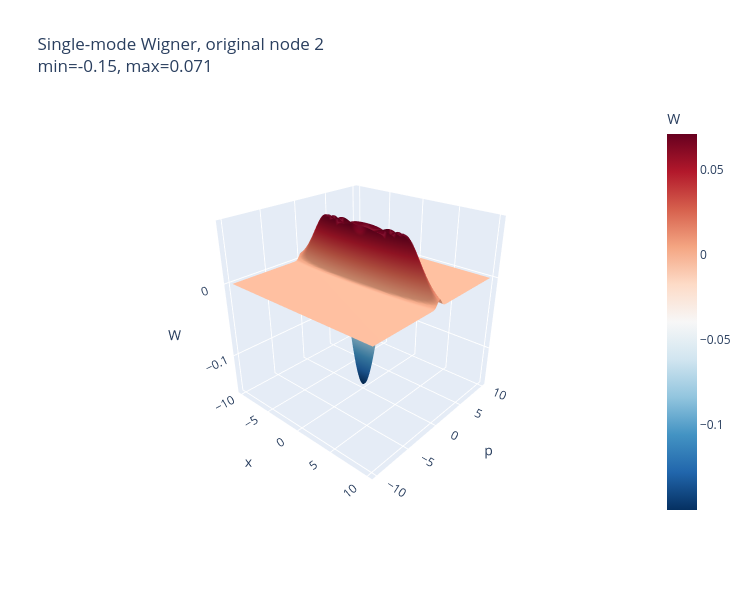
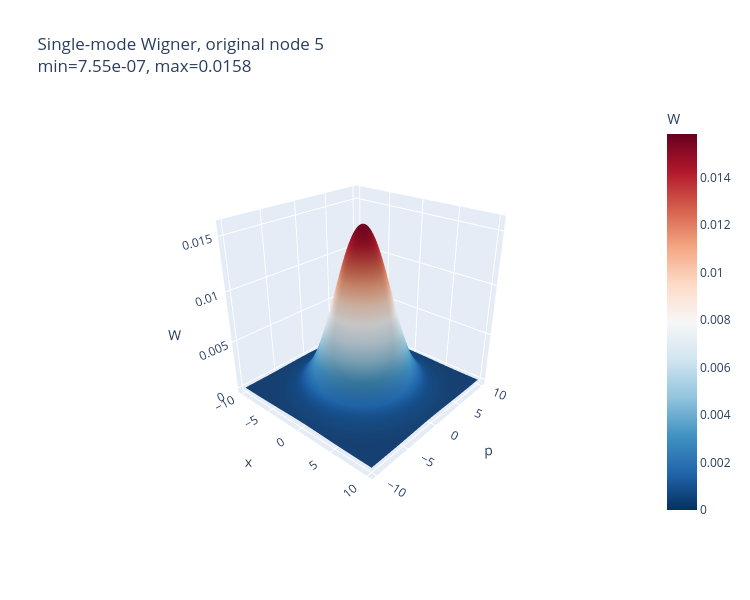
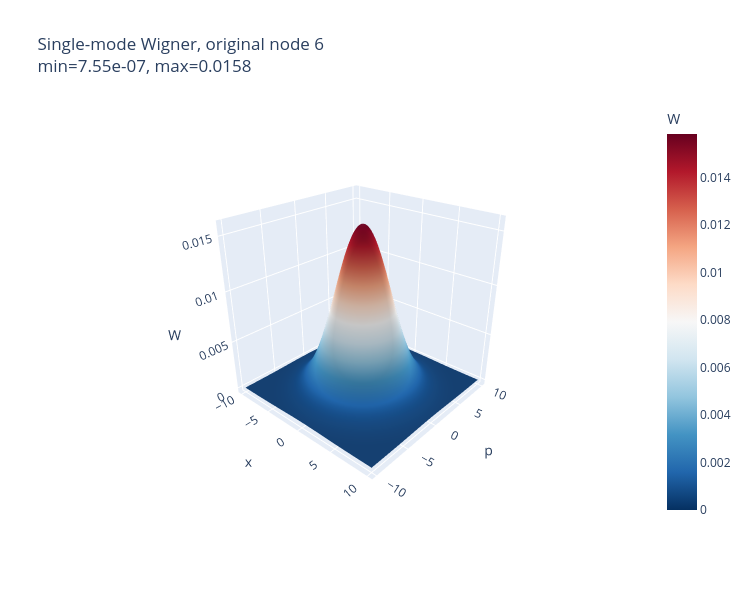

The notebook cell these images were saved under, in order:
### Code cell
# ============================================================
# Interactive single-mode Wigner plot
# Case b: deletion 먼저, photon subtraction 나중
#
# Inputs:
#   V_R_post, A_R_post, R0
#
# ordering:
#   q_R = (x_R, p_R)
# ============================================================

R_labels = list(R0 + 1)
r = len(R_labels)

for local_node in range(1, r + 1):
    original_node = R_labels[local_node - 1]

    X, P, W, V1, A1 = plot_single_mode_wigner_interactive(
        V_R_post,
        A_R_post,
        node=local_node,
        m_eff=r,
        original_label=original_node,
        xlim=10,
        n=160
    )

### Figure 1 — Plotly figure (JSON) as saved in the notebook; plotly's stock layout.template omitted (floating-point values rounded to 4 significant figures; data arrays with more than 128 entries replaced by an {"elided": "..."} marker saying what was removed)
{"data": [{"colorbar": {"title": {"text": "W"}}, "colorscale": [[0, "rgb(103,0,31)"], [0.1, "rgb(178,24,43)"], [0.2, "rgb(214,96,77)"], [0.3, "rgb(244,165,130)"], [0.4, "rgb(253,219,199)"], [0.5, "rgb(247,247,247)"], [0.6, "rgb(209,229,240)"], [0.7, "rgb(146,197,222)"], [0.8, "rgb(67,147,195)"], [0.9, "rgb(33,102,172)"], [1, "rgb(5,48,97)"]], "reversescale": true, "type": "surface", "x": {"elided": "160x160 float values"}, "y": {"elided": "160x160 float values"}, "z": {"elided": "160x160 float values"}}], "layout": {"height": 600, "scene": {"camera": {"eye": {"x": 1.6, "y": -1.8, "z": 1.2}}, "xaxis": {"title": {"text": "x"}}, "yaxis": {"title": {"text": "p"}}, "zaxis": {"title": {"text": "W"}}}, "title": {"text": "Single-mode Wigner, original node 2<br>min=-0.15, max=0.071"}, "width": 750}}

### Figure 2 — Plotly figure (JSON) as saved in the notebook; plotly's stock layout.template omitted (floating-point values rounded to 4 significant figures; data arrays with more than 128 entries replaced by an {"elided": "..."} marker saying what was removed)
{"data": [{"colorbar": {"title": {"text": "W"}}, "colorscale": [[0, "rgb(103,0,31)"], [0.1, "rgb(178,24,43)"], [0.2, "rgb(214,96,77)"], [0.3, "rgb(244,165,130)"], [0.4, "rgb(253,219,199)"], [0.5, "rgb(247,247,247)"], [0.6, "rgb(209,229,240)"], [0.7, "rgb(146,197,222)"], [0.8, "rgb(67,147,195)"], [0.9, "rgb(33,102,172)"], [1, "rgb(5,48,97)"]], "reversescale": true, "type": "surface", "x": {"elided": "160x160 float values"}, "y": {"elided": "160x160 float values"}, "z": {"elided": "160x160 float values"}}], "layout": {"height": 600, "scene": {"camera": {"eye": {"x": 1.6, "y": -1.8, "z": 1.2}}, "xaxis": {"title": {"text": "x"}}, "yaxis": {"title": {"text": "p"}}, "zaxis": {"title": {"text": "W"}}}, "title": {"text": "Single-mode Wigner, original node 5<br>min=7.55e-07, max=0.0158"}, "width": 750}}

### Figure 3 — Plotly figure (JSON) as saved in the notebook; plotly's stock layout.template omitted (floating-point values rounded to 4 significant figures; data arrays with more than 128 entries replaced by an {"elided": "..."} marker saying what was removed)
{"data": [{"colorbar": {"title": {"text": "W"}}, "colorscale": [[0, "rgb(103,0,31)"], [0.1, "rgb(178,24,43)"], [0.2, "rgb(214,96,77)"], [0.3, "rgb(244,165,130)"], [0.4, "rgb(253,219,199)"], [0.5, "rgb(247,247,247)"], [0.6, "rgb(209,229,240)"], [0.7, "rgb(146,197,222)"], [0.8, "rgb(67,147,195)"], [0.9, "rgb(33,102,172)"], [1, "rgb(5,48,97)"]], "reversescale": true, "type": "surface", "x": {"elided": "160x160 float values"}, "y": {"elided": "160x160 float values"}, "z": {"elided": "160x160 float values"}}], "layout": {"height": 600, "scene": {"camera": {"eye": {"x": 1.6, "y": -1.8, "z": 1.2}}, "xaxis": {"title": {"text": "x"}}, "yaxis": {"title": {"text": "p"}}, "zaxis": {"title": {"text": "W"}}}, "title": {"text": "Single-mode Wigner, original node 6<br>min=7.55e-07, max=0.0158"}, "width": 750}}
